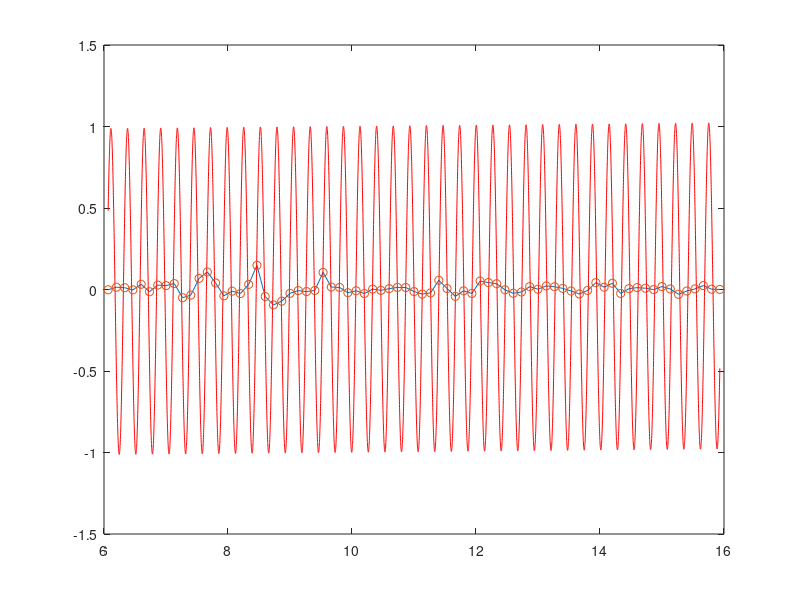
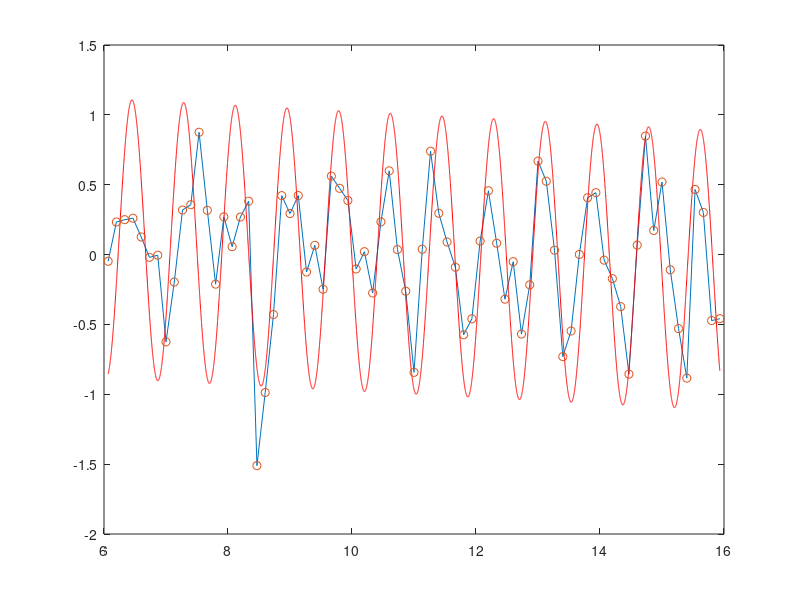

Recreate these plots in MATLAB, in order.
%plots over fit of the signal

load('signaloverfit.mat')
timestamps_ordered_sin = timestamps_ordered(1):0.001:timestamps_ordered(end);
my_idx = 225 -HrEstStruct.hrLowerBound;
curve = models.projVector(:,my_idx)'*measures_ordered;
sinusoid_draw = sin(models.omega(my_idx)*timestamps_ordered_sin+models.phi(my_idx))+models.a0(my_idx)+models.a1(my_idx)*timestamps_ordered_sin;
sinusoid = sin(models.omega(my_idx)*timestamps_ordered+models.phi(my_idx))+models.a0(my_idx)+models.a1(my_idx)*timestamps_ordered;

h_f = figure;
% subplot(2,1,1);

plot(timestamps_ordered, curve);
hold on;
plot(timestamps_ordered_sin, sinusoid_draw,'r');
plot(timestamps_ordered, curve,'o');
% title(['\epsilon = ' num2str(sum((sinusoid-curve).^2))],'FontSize', 20);

hold off;

my_idx = 73 -HrEstStruct.hrLowerBound;
curve = models.projVector(:,my_idx)'*measures_ordered;
sinusoid_draw = sin(models.omega(my_idx)*timestamps_ordered_sin+models.phi(my_idx))+models.a0(my_idx)+models.a1(my_idx)*timestamps_ordered_sin;
sinusoid = sin(models.omega(my_idx)*timestamps_ordered+models.phi(my_idx))+models.a0(my_idx)+models.a1(my_idx)*timestamps_ordered;
% subplot(2,1,2);
h_f = figure;
plot(timestamps_ordered, curve);
hold on;
plot(timestamps_ordered_sin, sinusoid_draw,'r');
plot(timestamps_ordered, curve,'o');
% title(['\epsilon = ' num2str(sum((sinusoid-curve).^2))],'FontSize',20);
hold off;
